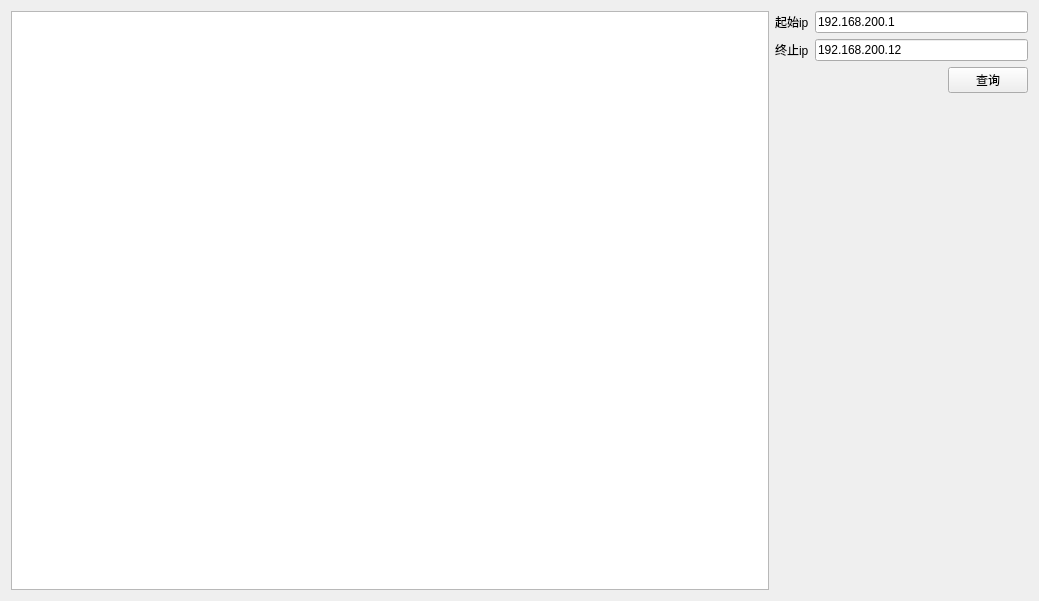
<?xml version="1.0" encoding="UTF-8"?>
<ui version="4.0">
 <class>SysInfoNet</class>
 <widget class="QWidget" name="SysInfoNet">
  <property name="geometry">
   <rect>
    <x>0</x>
    <y>0</y>
    <width>1039</width>
    <height>601</height>
   </rect>
  </property>
  <property name="maximumSize">
   <size>
    <width>16777215</width>
    <height>1024</height>
   </size>
  </property>
  <property name="windowTitle">
   <string notr="true">Form</string>
  </property>
  <layout class="QHBoxLayout" name="horizontalLayout_4" stretch="3,1">
   <item>
    <widget class="QTextEdit" name="textEdit">
     <property name="font">
      <font>
       <pointsize>14</pointsize>
       <italic>true</italic>
      </font>
     </property>
    </widget>
   </item>
   <item>
    <layout class="QVBoxLayout" name="verticalLayout">
     <item>
      <layout class="QHBoxLayout" name="horizontalLayout">
       <item>
        <widget class="QLabel" name="startIpLbl">
         <property name="text">
          <string>起始ip</string>
         </property>
        </widget>
       </item>
       <item>
        <widget class="myLineEdit" name="startIpEdit">
         <property name="minimumSize">
          <size>
           <width>150</width>
           <height>0</height>
          </size>
         </property>
         <property name="text">
          <string>192.168.200.1</string>
         </property>
        </widget>
       </item>
      </layout>
     </item>
     <item>
      <layout class="QHBoxLayout" name="horizontalLayout_2">
       <item>
        <widget class="QLabel" name="endIpLbl">
         <property name="text">
          <string>终止ip</string>
         </property>
        </widget>
       </item>
       <item>
        <widget class="myLineEdit" name="endIpEdit">
         <property name="text">
          <string>192.168.200.12</string>
         </property>
        </widget>
       </item>
      </layout>
     </item>
     <item>
      <layout class="QHBoxLayout" name="horizontalLayout_3">
       <item>
        <spacer name="horizontalSpacer">
         <property name="orientation">
          <enum>Qt::Horizontal</enum>
         </property>
         <property name="sizeHint" stdset="0">
          <size>
           <width>40</width>
           <height>20</height>
          </size>
         </property>
        </spacer>
       </item>
       <item>
        <widget class="QPushButton" name="checkBtn">
         <property name="text">
          <string>查询</string>
         </property>
        </widget>
       </item>
      </layout>
     </item>
     <item>
      <spacer name="verticalSpacer">
       <property name="orientation">
        <enum>Qt::Vertical</enum>
       </property>
       <property name="sizeHint" stdset="0">
        <size>
         <width>20</width>
         <height>40</height>
        </size>
       </property>
      </spacer>
     </item>
    </layout>
   </item>
  </layout>
 </widget>
 <customwidgets>
  <customwidget>
   <class>myLineEdit</class>
   <extends>QLineEdit</extends>
   <header location="global">mysortwidget/mylineedit.h</header>
  </customwidget>
 </customwidgets>
 <resources/>
 <connections/>
</ui>
